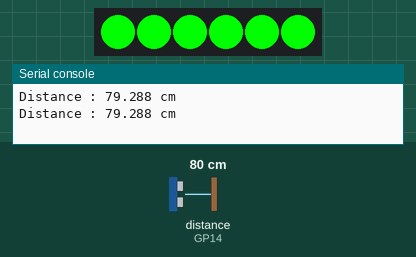
Simulated run of this program. Board: Raspberry Pi Pico running MicroPython. On the bench: 6 RGB LEDs in strip order, left to right, the last lines printed to the serial console. The test bench sets the inputs (shaded band); at power-on: distance to the obstacle (sensor on GP14) 80 cm. The echo pulse lasts 58.3 µs per cm; random numbers come from a fixed seed.

Above: at 1.2 s.
1.3 s: distance to the obstacle (sensor on GP14) set to 23 cm
3.2 s: distance to the obstacle (sensor on GP14) set to 18 cm
At 5.2 s:
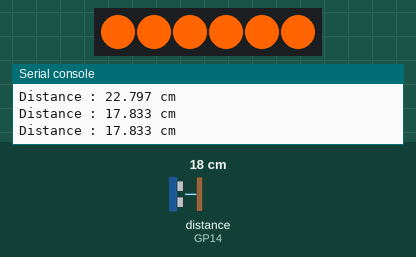
5.5 s: distance to the obstacle (sensor on GP14) set to 2 cm
At 6.9 s:
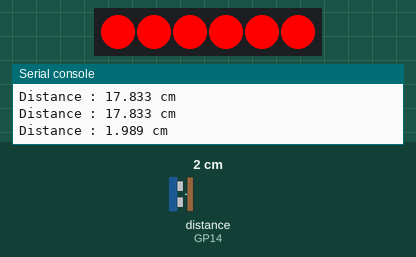
7.5 s: distance to the obstacle (sensor on GP14) set to 35 cm
At 8.7 s:
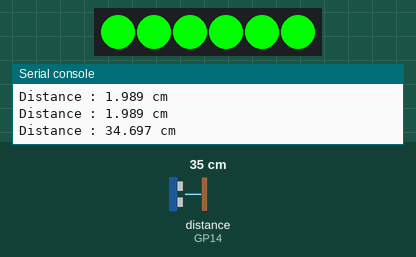
9.5 s: distance to the obstacle (sensor on GP14) set to 4 cm
At 10.4 s:
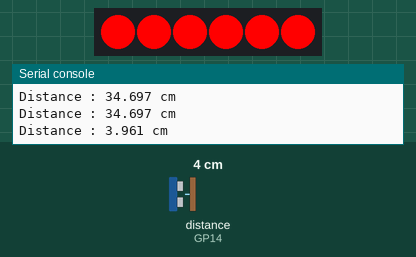
Timing chart, 0 to 12.5 s (numbered marks = the images above; inputs shaded):
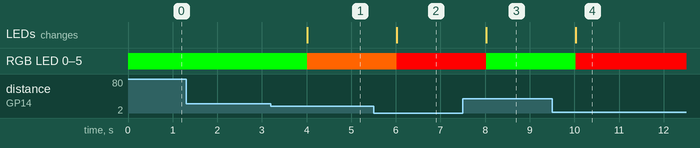

Measured:
- the behaviour switches between 21 and 20 cm on distance to the obstacle (sensor on GP14) (found by bisection; images 0 and 1)
- after the input at 3.2 s, RGB LED 0–5: RGB(0, 255, 0) → RGB(255, 100, 0) after 0.82 s; the LEDs: change after 0.82 s (image 1)
- after the input at 5.5 s, RGB LED 0–5: RGB(255, 100, 0) → RGB(255, 0, 0) after 0.52 s; the LEDs: change after 0.52 s (image 2)
- after the input at 7.5 s, RGB LED 0–5: RGB(255, 0, 0) → RGB(0, 255, 0) after 0.53 s; the LEDs: change after 0.53 s (image 3)
- after the input at 9.5 s, RGB LED 0–5: RGB(0, 255, 0) → RGB(255, 0, 0) after 0.53 s; the LEDs: change after 0.53 s (image 4)

The program:

pico_hcsr04_neopixel.py
```python
# MicroPython script for a Raspberry Pi Pico W that measures distance with an HC-SR04 and updates Neopixel LEDs to indicate proximity and display random color patterns.
#
# Full tutorial: https://shillehtek.com/blogs/news/raspberry-pi-pico-w-hc-sr04-obstacle-detection
# Parts used: https://shillehtek.com/products/hc-sr04-ultrasonic-distance-sensor-module-4-pin-for-arduino
#             https://shillehtek.com/products/shillehtek-830-point-breadboard-for-arduino-raspberry-pi-esp32-and-other-microcontrollers
#             https://shillehtek.com/products/shillehtek-120pcs-10cm-multicolored-jumper-wire
# More examples: https://github.com/shillehbean/shillehtek-examples
#

"""
This script uses an ultrasonic sensor (HC-SR04) and Neopixel LEDs on a Raspberry Pi Pico.
It measures distance using the ultrasonic sensor and changes the LED colors based on proximity:
- Red (<10 cm)
- Yellow (10-20 cm)
- Green (>20 cm)

Additionally, it includes a function to randomly light up LEDs with different colors.

Module used:
https://www.amazon.com/Ultrasonic-Compatible-Distance-Avoidance-Raspberry/dp/B0BRMP73C2

Neopixel helper library found at shillehtek.com
"""

from machine import Pin, time_pulse_us
import random
import time

from neopixel import Neopixel

# Initialize ultrasonic sensor pins and Neopixel LEDs.
# Defines trigger/echo pins for distance measurement and sets up LED colors.
SOUND_SPEED = 340
TRIG_PULSE_DURATION_US = 10
TRIG_PIN = Pin(15, Pin.OUT)
ECHO_PIN = Pin(14, Pin.IN)

# Set params for Neopixel
NUMPIX = 6
PIXELS = Neopixel(NUMPIX, 0, 28)

# Define LED colors
YELLOW = (255, 100, 0)
ORANGE = (255, 50, 0)
GREEN  = (0, 255, 0)
BLUE   = (0, 0, 255)
RED    = (255, 0, 0)
LAVENDER = (230, 230, 250)

# Color dictionary for assigning random colors
COLOR_DICT = {
    0: YELLOW,
    1: ORANGE,
    2: GREEN,
    3: BLUE,
    4: RED,
    5: LAVENDER
}

def get_distance():
    '''Returns distance in centimeters'''
    TRIG_PIN.value(0)
    time.sleep_us(5)
    TRIG_PIN.value(1)
    time.sleep_us(TRIG_PULSE_DURATION_US)
    TRIG_PIN.value(0)

    ultrason_duration = time_pulse_us(ECHO_PIN, 1, 30000)  # 30ms timeout
    distance_cm = SOUND_SPEED * ultrason_duration / 20000
    print(f"Distance : {distance_cm} cm")
    return distance_cm

def change_color_with_distance():
    '''
    Continuously measures distance and changes LED color based on proximity:
    - <10 cm: RED
    - 10–20 cm: YELLOW
    - >20 cm: GREEN
    '''
    while True:
        distance = get_distance()
        if distance < 10:
            color = RED
        elif distance < 20:
            color = YELLOW
        else:
            color = GREEN

        # Set all 6 LEDs to the same color
        for i in range(NUMPIX):
            PIXELS.set_pixel(i, color)
        PIXELS.show()

        time.sleep(1)

def fun():
    '''
    Loops through random colors for the 6 LEDs.
    Demonstrates how to randomly assign colors and
    can be modified further for brightness, effects, etc.
    '''
    while True:
        random_led = random.randint(0, 5)
        random_color = random.randint(0, len(COLOR_DICT) - 1)
        print(random_led, COLOR_DICT[random_color])

        PIXELS.set_pixel(random_led, COLOR_DICT[random_color])
        PIXELS.show()

        time.sleep(0.5)

# Start the main distance-based color function:
change_color_with_distance()
```
